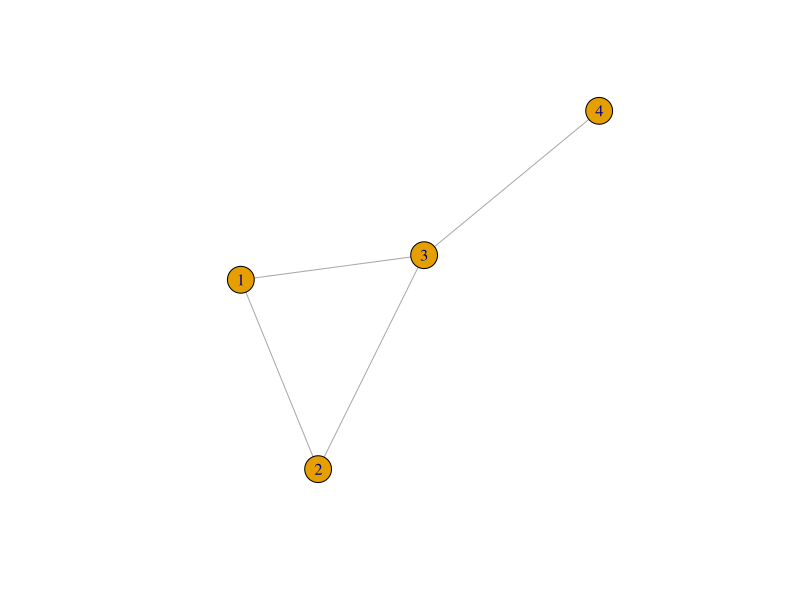
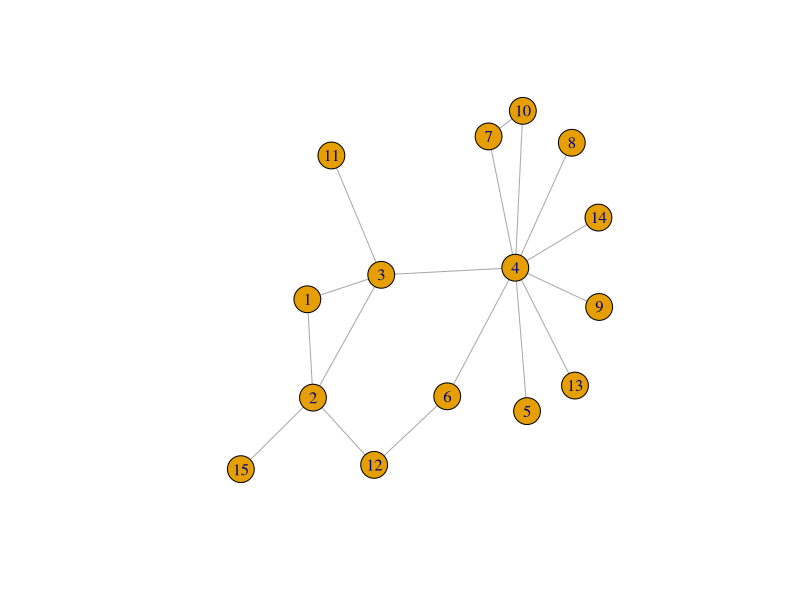
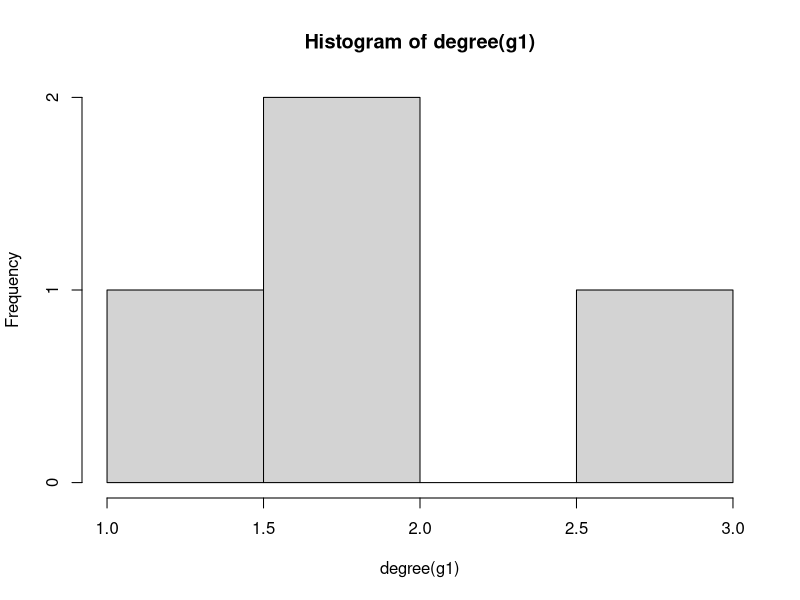
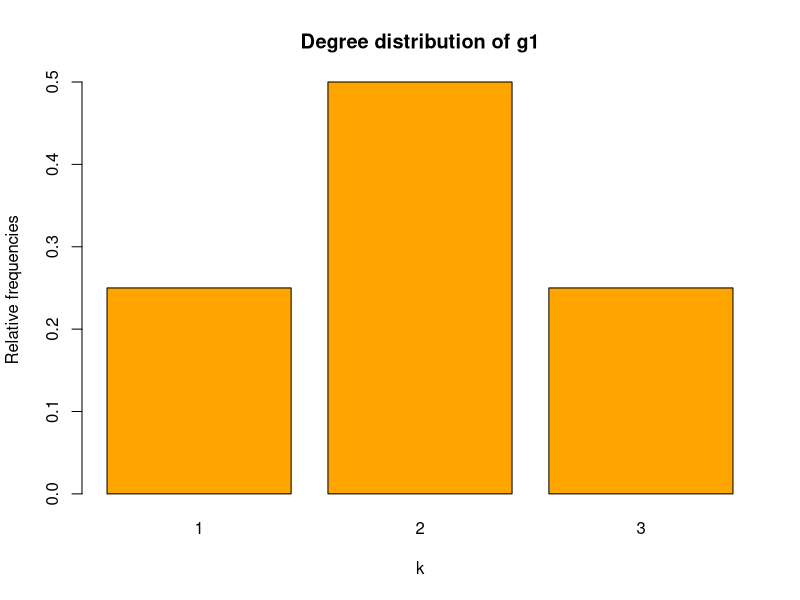
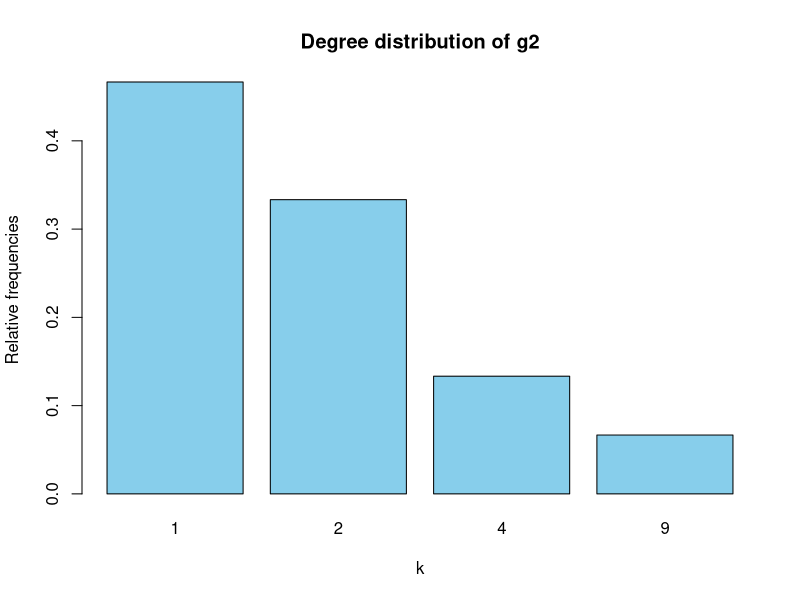
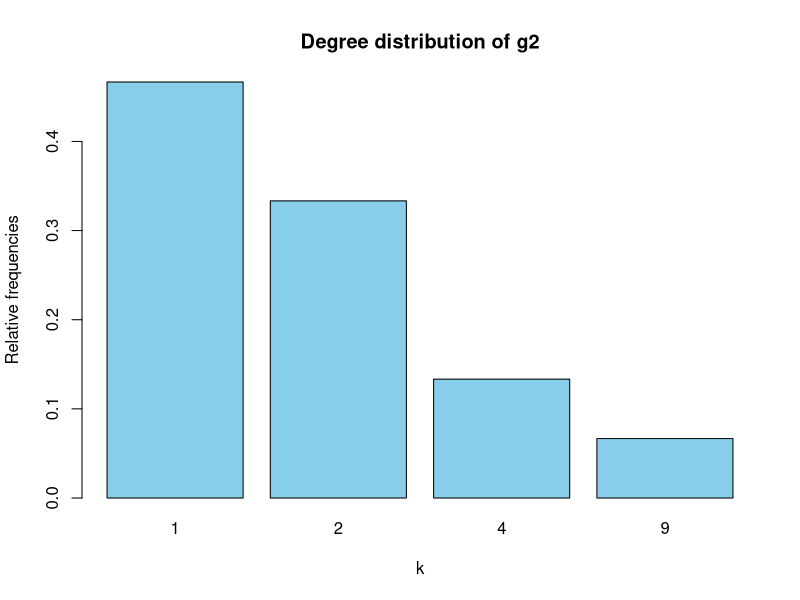
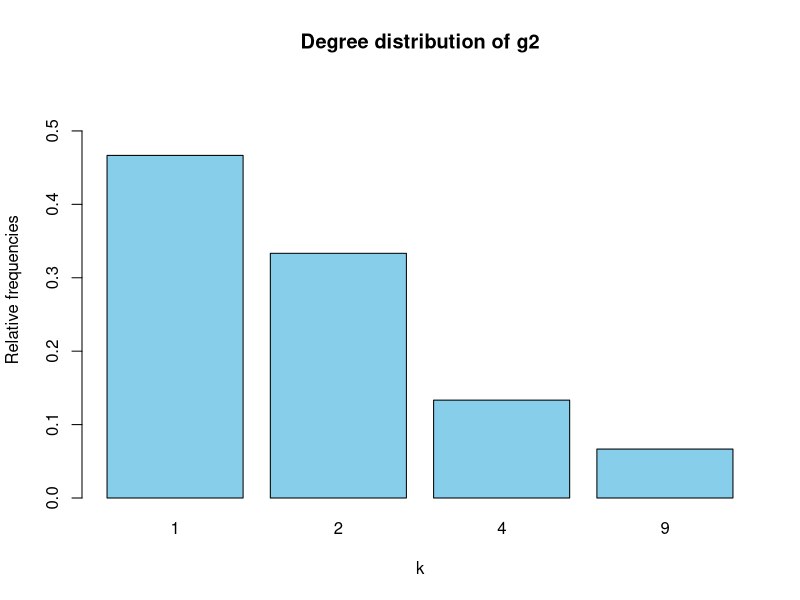
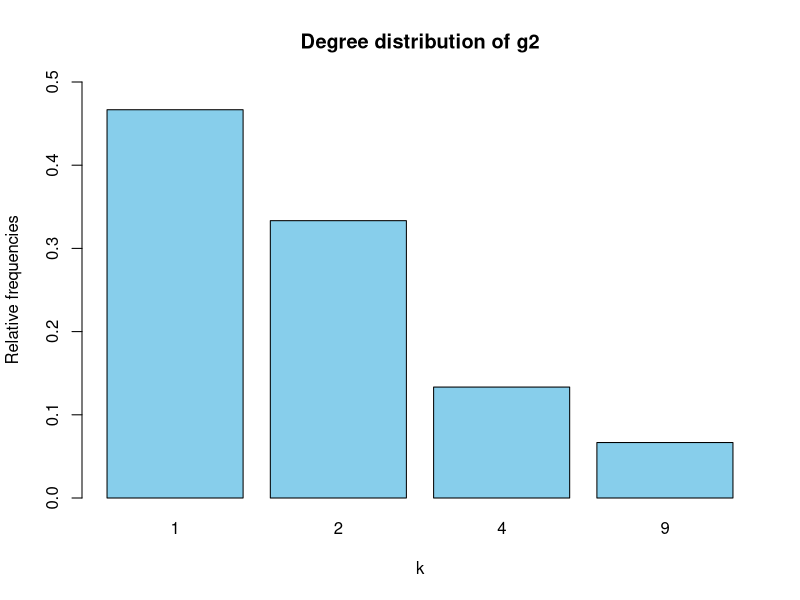

These figures' R source, in order:
## ---- chunk 1
library(igraph)
## ---- chunk 2
g1 <- graph( edges=c(1,2, 1,3, 2,3, 3,4), n=4, directed=FALSE)
plot(g1)
## ---- chunk 3
deg_1 <- degree(g1)
deg_1
## ---- chunk 4
degree_distribution(g1)
## ---- chunk 5
g2 <- graph( edges=c(1,2, 1,3, 2,3, 3,4, 4,5, 4,6, 4,7, 
                     4,8, 4,9, 4,10, 3,11, 2,12,
                     4,13, 4,14, 2,15, 6,12, 7,10), 
             n=15, directed=FALSE)
plot(g2)
## ---- chunk 6
deg_2 <- degree(g2)
deg_2
## ---- chunk 7
degree_distribution(g2)
## ---- chunk 8
hist(degree(g1))
## ---- chunk 9
t1 <- table (deg_1)
sum(t1)
relafreq_1 <- t1/sum(t1)
barplot(relafreq_1, xlab = "k", ylab = "Relative frequencies", 
        main = "Degree distribution of g1",
        col = "orange")
## ---- chunk 10
t2 <- table (deg_2)
sum(t2)
relafreq_2 <- t2/sum(t2)
barplot(relafreq_2, xlab = "k", ylab = "Relative frequencies", 
        main ="Degree distribution of g2",
        col = "skyblue")
## ---- chunk 11
barplot(relafreq_2, xlab="k", ylab = "Relative frequencies", 
        main="Degree distribution of g2",
        col = "skyblue",
        ylim = c(0, max(relafreq_2)))
## ---- chunk 12
barplot(relafreq_2, xlab="k", ylab = "Relative frequencies", 
        main="Degree distribution of g2",
        col = "skyblue",
        ylim = c(0, max(relafreq_2+0.1)))
## ---- chunk 13
a <- c(0,1,2,3,0.5,1.2,0.001)
pretty(a)
c <- 0.1:0.5
pretty(c)
d<- 0:10
pretty(d)
## ---- chunk 14
b <- list(0,1,2,3,0.5,1.2, 0.001)
# pretty(b)
## ---- chunk 15
pretty(t2/sum(t2))
## ---- chunk 16
barplot(relafreq_2, xlab="k", ylab = "Relative frequencies", 
        main="Degree distribution of g2",
        col = "skyblue",
        ylim = range(pretty(c(0,relafreq_2))))
## ---- chunk 17
set.seed(1234)
random_graph <- sample_gnp(1000, 1/1000, directed = FALSE, loops = FALSE)
plot(random_graph) # It's not very pretty...
## ---- chunk 18
deg_random <- degree(random_graph)
hist(deg_random, breaks = seq(0,(max(deg_random)+1), by=0.5), 
     main = "Histogram of nodes degree for random_graph",
     xlab = "k",
     col = "skyblue")
## ---- chunk 19
t_random <- table(deg_random)
relafreq_random <- t_random/sum(t_random)
barplot(relafreq_random, xlab = "k",
        ylab = "Relative frequencies",
        main = "Degree distribution of random_graph",
        ylim = range(pretty(c(0,relafreq_random))),
        col = "orange")
## ---- chunk 20
hist(deg_random, breaks = seq(-1,(max(deg_random)+1), by=0.5), 
     main = "Histogram of nodes degree for random_graph",
     xlab = "k", 
     col = "skyblue"
     )
## ---- chunk 21
hist(deg_random, breaks = seq(-1,(max(deg_random)+1), by=0.5), 
     main = "Histogram of nodes degree for random_graph",
     xlab = "k", 
     col = "skyblue",
     ylim = range(pretty(c(0,table(deg_random))))
     )
## ---- chunk 22
hist(deg_2, breaks = seq(-1,(max(deg_2)+1), by=0.5), 
     main="Histogram of node degree",
     xlab = "k",
     col = "skyblue")
## ---- chunk 23
hist(deg_1, breaks = seq(-1,(max(deg_1)+1), by=0.5), 
     main="Histogram of node degree",
     xlab = "k",
     col = "skyblue")
